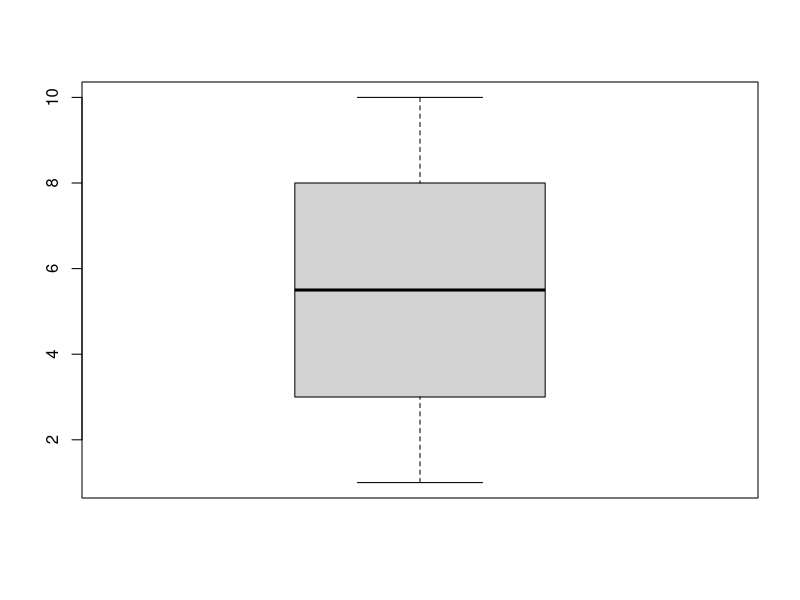
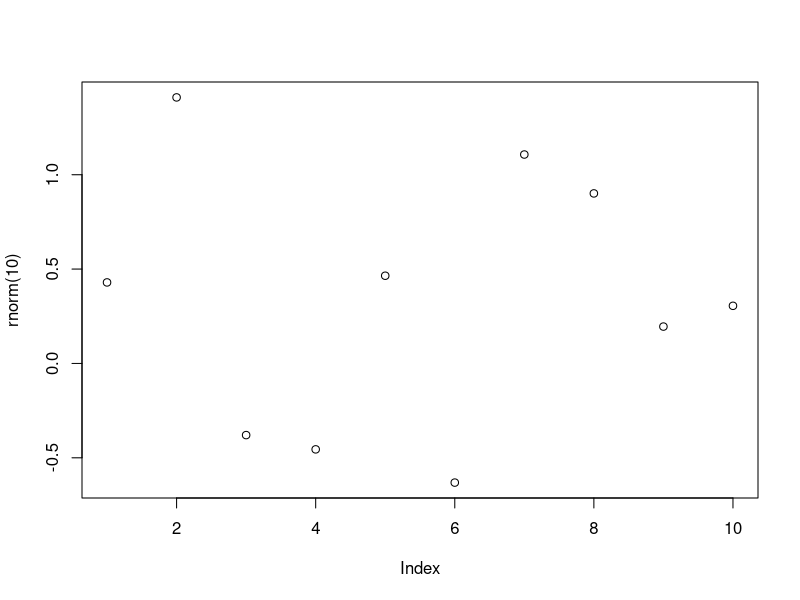
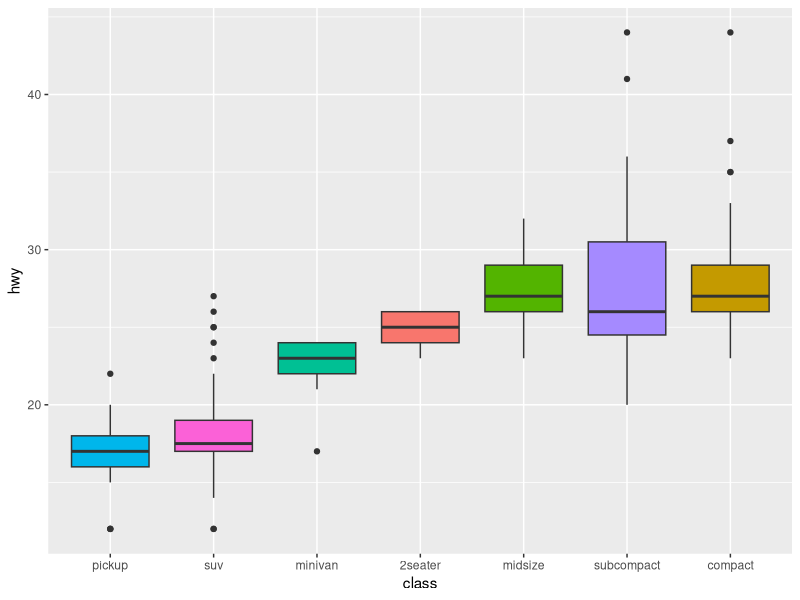

Recreate these plots in R, in order.
## ---- chunk 1
knitr::opts_chunk$set(class.source = "chunk-highlight")
htmltools::tagList(rmarkdown::html_dependency_font_awesome())
## ---- chunk 2
library(kableExtra)
library(tidyverse)

# a table
head(mtcars, n=5) %>%
  kbl() %>%
  kable_styling()
## ---- chunk 3
library(kableExtra)
kable(
  head(mtcars, n=5)) %>% kable_styling()
## ---- chunk 4
mtcars %>% 
  group_by(gear) %>% 
  summarise(cyl = mean(cyl),
            disp = mean(disp)) %>%
  kbl() %>%
  kable_styling()
## ---- chunk 5
boxplot(1:10)
plot(rnorm(10))
## ---- chunk 6
library(tidyverse)
mpg %>%
  ggplot( aes(x=reorder(class, hwy), y=hwy, fill=class)) + 
    geom_boxplot() +
    xlab("class") +
    theme(legend.position="none")
## ---- chunk 7
library(parameters)
model <- lm(Sepal.Width ~ Petal.Length * Species + Petal.Width, data = iris)

# regular model parameters
model_parameters(model)
## ---- chunk 8
# standardized parameters
model_parameters(model, standardize = "refit")
